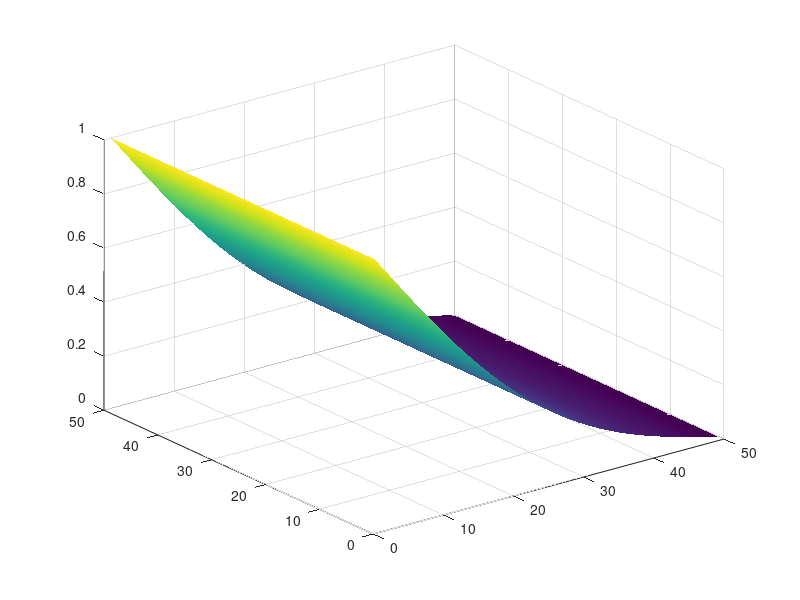

The MATLAB script that drew this image:
% Grid dimensions
nx = 50;
ny = 50;
V = zeros(ny, nx);

%Set boundary conditions
V(:, 1) = 1 ;%Left boundary
V(:, end) = 0; %Right boundary
V(end, :) = V(end-1, :) ; %Top boundary (Insulating: ∂V/∂y = 0)
V(1, :) = V(2, :) ; %Bottom boundary (Insulating: ∂V/∂y = 0)

max_iter = 1000;  %Set the maximum number of iterations
tolerance = 1e-5;  %Convergence tolerance
error = inf;
iter = 0;

%Iterative Solution using Gaussian method
figure
while error > tolerance && iter < max_iter
    V_older = V;
    for i = 2:nx-1
        for j = 2:ny-1
            V(i,j) = 0.25 * (V_older(i+1,j) + V_older(i-1,j) + V_older(i, j+1) + V_older(i, j-1));
        end
    end

    %Apply Boundary Conditions
    V(:,1) = 1;
    V(:,end) = 0;
    V(1,:) = V(2,:);
    V(end,:) = V(end-1,:);

    %Compute the Error
    error = max(max(abs(V-V_older)));
    iter = iter +1;

    %Display the progress of 100 iters
    if mod(iter, 100) == 0
        fprintf('Iteration: %d, Max error: %.6f\n', iter, error);

        surf(V)
        shading interp
        pause(0.1)
    end
end

% plt.ion()
% fig, ax = plt.subplots()
% for it = 1:max_iter
%     V_new = V;
% 
%     % Update the potential field
%     for i=1:ny-1
%         for j = nx-1
%             V_new(i, j) = 0.25 * (V(i+1, j) + V(i-1, j) + V(i, j+1) + V(i, j-1));
% 
%         end
%     end
%     % Plot the potential
%     ax.clear()
%     c = ax.imshow(V, cmap='jet', origin='lower')
%     fig.colorbar(c)
%     ax.set_title(f"Iteration: {it}")
%     plt.pause(0.01)
%     plt.ioff()

% end



